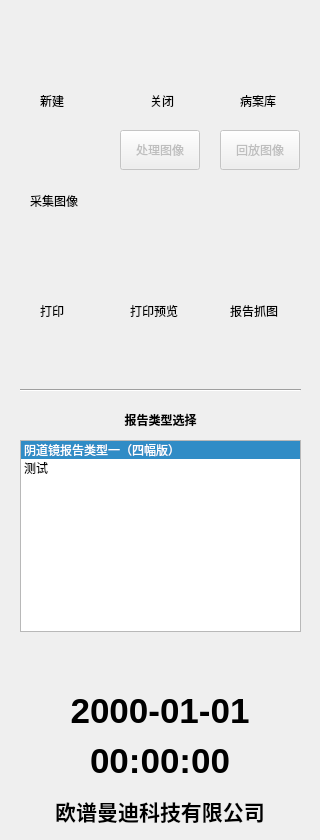
    <widget class="QWidget" name="widget_3" native="true">
     <property name="minimumSize">
      <size>
       <width>320</width>
       <height>0</height>
      </size>
     </property>
     <property name="maximumSize">
      <size>
       <width>320</width>
       <height>16777215</height>
      </size>
     </property>
     <widget class="QPushButton" name="pbNew">
      <property name="geometry">
       <rect>
        <x>20</x>
        <y>20</y>
        <width>80</width>
        <height>64</height>
       </rect>
      </property>
      <property name="styleSheet">
       <string notr="true">QPushButton:hover { background-color: rgb(200, 200, 200); border-radius: 3px; color: rgb(255, 255, 255); }</string>
      </property>
      <property name="text">
       <string/>
      </property>
      <property name="icon">
       <iconset>
        <normaloff>ico/new.png</normaloff>ico/new.png</iconset>
      </property>
      <property name="iconSize">
       <size>
        <width>80</width>
        <height>64</height>
       </size>
      </property>
      <property name="autoRepeat">
       <bool>false</bool>
      </property>
      <property name="autoExclusive">
       <bool>false</bool>
      </property>
      <property name="autoDefault">
       <bool>false</bool>
      </property>
      <property name="default">
       <bool>false</bool>
      </property>
      <property name="flat">
       <bool>true</bool>
      </property>
     </widget>
     <widget class="QPushButton" name="pbClose">
      <property name="geometry">
       <rect>
        <x>120</x>
        <y>20</y>
        <width>80</width>
        <height>64</height>
       </rect>
      </property>
      <property name="styleSheet">
       <string notr="true">QPushButton:hover { background-color: rgb(200, 200, 200); border-radius: 3px; color: rgb(255, 255, 255); }</string>
      </property>
      <property name="text">
       <string/>
      </property>
      <property name="icon">
       <iconset>
        <normaloff>ico/close.png</normaloff>ico/close.png</iconset>
      </property>
      <property name="iconSize">
       <size>
        <width>66</width>
        <height>50</height>
       </size>
      </property>
      <property name="flat">
       <bool>true</bool>
      </property>
     </widget>
     <widget class="QPushButton" name="pbRecord">
      <property name="enabled">
       <bool>false</bool>
      </property>
      <property name="geometry">
       <rect>
        <x>220</x>
        <y>20</y>
        <width>80</width>
        <height>64</height>
       </rect>
      </property>
      <property name="styleSheet">
       <string notr="true">QPushButton:hover { background-color: rgb(200, 200, 200); border-radius: 3px; color: rgb(255, 255, 255); }</string>
      </property>
      <property name="text">
       <string/>
      </property>
      <property name="icon">
       <iconset>
        <normaloff>ico/record.png</normaloff>ico/record.png</iconset>
      </property>
      <property name="iconSize">
       <size>
        <width>80</width>
        <height>64</height>
       </size>
      </property>
      <property name="flat">
       <bool>true</bool>
      </property>
     </widget>
     <widget class="QPushButton" name="pbCamera">
      <property name="enabled">
       <bool>false</bool>
      </property>
      <property name="geometry">
       <rect>
        <x>20</x>
        <y>120</y>
        <width>80</width>
        <height>64</height>
       </rect>
      </property>
      <property name="styleSheet">
       <string notr="true">QPushButton:hover { background-color: rgb(200, 200, 200); border-radius: 3px; color: rgb(255, 255, 255); }</string>
      </property>
      <property name="text">
       <string/>
      </property>
      <property name="icon">
       <iconset>
        <normaloff>ico/camera.png</normaloff>ico/camera.png</iconset>
      </property>
      <property name="iconSize">
       <size>
        <width>80</width>
        <height>64</height>
       </size>
      </property>
      <property name="flat">
       <bool>true</bool>
      </property>
     </widget>
     <widget class="QPushButton" name="pbPrint">
      <property name="enabled">
       <bool>false</bool>
      </property>
      <property name="geometry">
       <rect>
        <x>20</x>
        <y>230</y>
        <width>80</width>
        <height>64</height>
       </rect>
      </property>
      <property name="styleSheet">
       <string notr="true">QPushButton:hover { background-color: rgb(200, 200, 200); border-radius: 3px; color: rgb(255, 255, 255); }</string>
      </property>
      <property name="text">
       <string/>
      </property>
      <property name="icon">
       <iconset>
        <normaloff>ico/print.png</normaloff>ico/print.png</iconset>
      </property>
      <property name="iconSize">
       <size>
        <width>80</width>
        <height>64</height>
       </size>
      </property>
      <property name="flat">
       <bool>true</bool>
      </property>
     </widget>
     <widget class="QPushButton" name="pbImage">
      <property name="enabled">
       <bool>false</bool>
      </property>
      <property name="geometry">
       <rect>
        <x>120</x>
        <y>130</y>
        <width>80</width>
        <height>40</height>
       </rect>
      </property>
      <property name="text">
       <string>处理图像</string>
      </property>
     </widget>
     <widget class="QPushButton" name="pbReplay">
      <property name="enabled">
       <bool>false</bool>
      </property>
      <property name="geometry">
       <rect>
        <x>220</x>
        <y>130</y>
        <width>80</width>
        <height>40</height>
       </rect>
      </property>
      <property name="text">
       <string>回放图像</string>
      </property>
     </widget>
     <widget class="Line" name="line_4">
      <property name="geometry">
       <rect>
        <x>20</x>
        <y>380</y>
        <width>281</width>
        <height>20</height>
       </rect>
      </property>
      <property name="orientation">
       <enum>Qt::Horizontal</enum>
      </property>
     </widget>
     <widget class="QListWidget" name="lwReport">
      <property name="geometry">
       <rect>
        <x>20</x>
        <y>440</y>
        <width>281</width>
        <height>192</height>
       </rect>
      </property>
      <property name="currentRow">
       <number>0</number>
      </property>
      <item>
       <property name="text">
        <string>阴道镜报告类型一（四幅版）</string>
       </property>
      </item>
      <item>
       <property name="text">
        <string>测试</string>
       </property>
      </item>
     </widget>
     <widget class="QLabel" name="lbDate">
      <property name="geometry">
       <rect>
        <x>20</x>
        <y>690</y>
        <width>280</width>
        <height>41</height>
       </rect>
      </property>
      <property name="font">
       <font>
        <pointsize>26</pointsize>
        <weight>75</weight>
        <bold>true</bold>
       </font>
      </property>
      <property name="text">
       <string>2000-01-01</string>
      </property>
      <property name="alignment">
       <set>Qt::AlignCenter</set>
      </property>
     </widget>
     <widget class="QPushButton" name="pbPrintView">
      <property name="enabled">
       <bool>false</bool>
      </property>
      <property name="geometry">
       <rect>
        <x>120</x>
        <y>230</y>
        <width>80</width>
        <height>64</height>
       </rect>
      </property>
      <property name="styleSheet">
       <string notr="true">QPushButton:hover { background-color: rgb(200, 200, 200); border-radius: 3px; color: rgb(255, 255, 255); }
QPushButton:focus { background-color: rgb(100, 100, 100); border:5px; }  </string>
      </property>
      <property name="text">
       <string/>
      </property>
      <property name="icon">
       <iconset>
        <normaloff>ico/printview.png</normaloff>ico/printview.png</iconset>
      </property>
      <property name="iconSize">
       <size>
        <width>80</width>
        <height>64</height>
       </size>
      </property>
      <property name="flat">
       <bool>true</bool>
      </property>
     </widget>
     <widget class="QLabel" name="label_6">
      <property name="geometry">
       <rect>
        <x>40</x>
        <y>90</y>
        <width>51</width>
        <height>21</height>
       </rect>
      </property>
      <property name="text">
       <string>新建</string>
      </property>
     </widget>
     <widget class="QLabel" name="label_7">
      <property name="geometry">
       <rect>
        <x>150</x>
        <y>90</y>
        <width>51</width>
        <height>21</height>
       </rect>
      </property>
      <property name="text">
       <string>关闭</string>
      </property>
     </widget>
     <widget class="QLabel" name="label_8">
      <property name="geometry">
       <rect>
        <x>240</x>
        <y>90</y>
        <width>54</width>
        <height>21</height>
       </rect>
      </property>
      <property name="text">
       <string>病案库</string>
      </property>
     </widget>
     <widget class="QLabel" name="label_9">
      <property name="geometry">
       <rect>
        <x>30</x>
        <y>190</y>
        <width>71</width>
        <height>21</height>
       </rect>
      </property>
      <property name="text">
       <string>采集图像</string>
      </property>
     </widget>
     <widget class="QLabel" name="label_10">
      <property name="geometry">
       <rect>
        <x>40</x>
        <y>300</y>
        <width>71</width>
        <height>21</height>
       </rect>
      </property>
      <property name="text">
       <string>打印</string>
      </property>
     </widget>
     <widget class="QLabel" name="label_11">
      <property name="geometry">
       <rect>
        <x>130</x>
        <y>300</y>
        <width>71</width>
        <height>21</height>
       </rect>
      </property>
      <property name="text">
       <string>打印预览</string>
      </property>
     </widget>
     <widget class="QLabel" name="lbTime">
      <property name="geometry">
       <rect>
        <x>20</x>
        <y>740</y>
        <width>280</width>
        <height>41</height>
       </rect>
      </property>
      <property name="font">
       <font>
        <pointsize>26</pointsize>
        <weight>75</weight>
        <bold>true</bold>
       </font>
      </property>
      <property name="text">
       <string>00:00:00</string>
      </property>
      <property name="alignment">
       <set>Qt::AlignCenter</set>
      </property>
     </widget>
     <widget class="QLabel" name="lbCompany">
      <property name="geometry">
       <rect>
        <x>20</x>
        <y>790</y>
        <width>280</width>
        <height>41</height>
       </rect>
      </property>
      <property name="font">
       <font>
        <pointsize>16</pointsize>
        <weight>75</weight>
        <bold>true</bold>
       </font>
      </property>
      <property name="text">
       <string>欧谱曼迪科技有限公司</string>
      </property>
      <property name="alignment">
       <set>Qt::AlignCenter</set>
      </property>
     </widget>
     <widget class="QLabel" name="label_12">
      <property name="geometry">
       <rect>
        <x>30</x>
        <y>410</y>
        <width>261</width>
        <height>20</height>
       </rect>
      </property>
      <property name="font">
       <font>
        <weight>75</weight>
        <bold>true</bold>
        <underline>false</underline>
       </font>
      </property>
      <property name="text">
       <string>报告类型选择</string>
      </property>
      <property name="alignment">
       <set>Qt::AlignCenter</set>
      </property>
     </widget>
     <widget class="QPushButton" name="pbSaveReport">
      <property name="enabled">
       <bool>true</bool>
      </property>
      <property name="geometry">
       <rect>
        <x>220</x>
        <y>230</y>
        <width>80</width>
        <height>60</height>
       </rect>
      </property>
      <property name="styleSheet">
       <string notr="true">QPushButton:hover { background-color: rgb(200, 200, 200); border-radius: 3px; color: rgb(255, 255, 255); }
QPushButton:focus { background-color: rgb(100, 100, 100); border:5px; }  </string>
      </property>
      <property name="text">
       <string/>
      </property>
      <property name="icon">
       <iconset>
        <normaloff>ico/savereport.png</normaloff>ico/savereport.png</iconset>
      </property>
      <property name="iconSize">
       <size>
        <width>80</width>
        <height>64</height>
       </size>
      </property>
      <property name="flat">
       <bool>true</bool>
      </property>
     </widget>
     <widget class="QLabel" name="label_23">
      <property name="geometry">
       <rect>
        <x>230</x>
        <y>300</y>
        <width>71</width>
        <height>21</height>
       </rect>
      </property>
      <property name="text">
       <string>报告抓图</string>
      </property>
     </widget>
    </widget>
